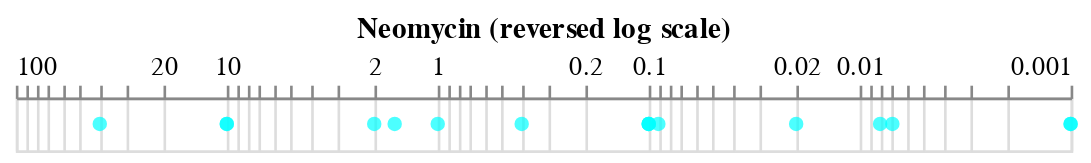

Notebook cell for this chart:
### Code cell
alt.Chart(df).mark_circle(color="aqua").encode(
    alt.X("Neomycin:Q", 
          scale=alt.Scale(type="log"), 
          sort="descending",
          axis = alt.Axis(orient="top"),
          title = "Neomycin (reversed log scale)"
          )
)

### Figure 1 — Vega-Lite specification as saved in the notebook (floating-point values rounded to 4 significant figures)
{"$schema": "https://vega.github.io/schema/vega-lite/v4.8.1.json", "config": {"view": {"continuousHeight": 300, "continuousWidth": 400}}, "data": {"name": "data-8833440f737304311e72aeeffd7b9881"}, "datasets": {"data-8833440f737304311e72aeeffd7b9881": [{"Bacteria": "Aerobacter aerogenes", "Genus": "other", "Gram_Staining": "negative", "Neomycin": 1.6, "Penicillin": 870, "Streptomycin": 1}, {"Bacteria": "Bacillus anthracis", "Genus": "other", "Gram_Staining": "positive", "Neomycin": 0.007, "Penicillin": 0.001, "Streptomycin": 0.01}, {"Bacteria": "Brucella abortus", "Genus": "other", "Gram_Staining": "negative", "Neomycin": 0.02, "Penicillin": 1, "Streptomycin": 2}, {"Bacteria": "Diplococcus pneumoniae", "Genus": "other", "Gram_Staining": "positive", "Neomycin": 10, "Penicillin": 0.005, "Streptomycin": 11}, {"Bacteria": "Escherichia coli", "Genus": "other", "Gram_Staining": "negative", "Neomycin": 0.1, "Penicillin": 100, "Streptomycin": 0.4}, {"Bacteria": "Klebsiella pneumoniae", "Genus": "other", "Gram_Staining": "negative", "Neomycin": 1, "Penicillin": 850, "Streptomycin": 1.2}, {"Bacteria": "Mycobacterium tuberculosis", "Genus": "other", "Gram_Staining": "negative", "Neomycin": 2, "Penicillin": 800, "Streptomycin": 5}, {"Bacteria": "Proteus vulgaris", "Genus": "other", "Gram_Staining": "negative", "Neomycin": 0.1, "Penicillin": 3, "Streptomycin": 0.1}, {"Bacteria": "Pseudomonas aeruginosa", "Genus": "other", "Gram_Staining": "negative", "Neomycin": 0.4, "Penicillin": 850, "Streptomycin": 2}, {"Bacteria": "Salmonella (Eberthella) typhosa", "Genus": "Salmonella", "Gram_Staining": "negative", "Neomycin": 0.008, "Penicillin": 1, "Streptomycin": 0.4}, {"Bacteria": "Salmonella schottmuelleri", "Genus": "Salmonella", "Gram_Staining": "negative", "Neomycin": 0.09, "Penicillin": 10, "Streptomycin": 0.8}, {"Bacteria": "Staphylococcus albus", "Genus": "Staphylococcus", "Gram_Staining": "positive", "Neomycin": 0.001, "Penicillin": 0.007, "Streptomycin": 0.1}, {"Bacteria": "Staphylococcus aureus", "Genus": "Staphylococcus", "Gram_Staining": "positive", "Neomycin": 0.001, "Penicillin": 0.03, "Streptomycin": 0.03}, {"Bacteria": "Streptococcus fecalis", "Genus": "Streptococcus", "Gram_Staining": "positive", "Neomycin": 0.1, "Penicillin": 1, "Streptomycin": 1}, {"Bacteria": "Streptococcus hemolyticus", "Genus": "Streptococcus", "Gram_Staining": "positive", "Neomycin": 10, "Penicillin": 0.001, "Streptomycin": 14}, {"Bacteria": "Streptococcus viridans", "Genus": "Streptococcus", "Gram_Staining": "positive", "Neomycin": 40, "Penicillin": 0.005, "Streptomycin": 10}]}, "encoding": {"x": {"axis": {"orient": "top"}, "field": "Neomycin", "scale": {"type": "log"}, "sort": "descending", "title": "Neomycin (reversed log scale)", "type": "quantitative"}}, "mark": {"color": "aqua", "type": "circle"}}
